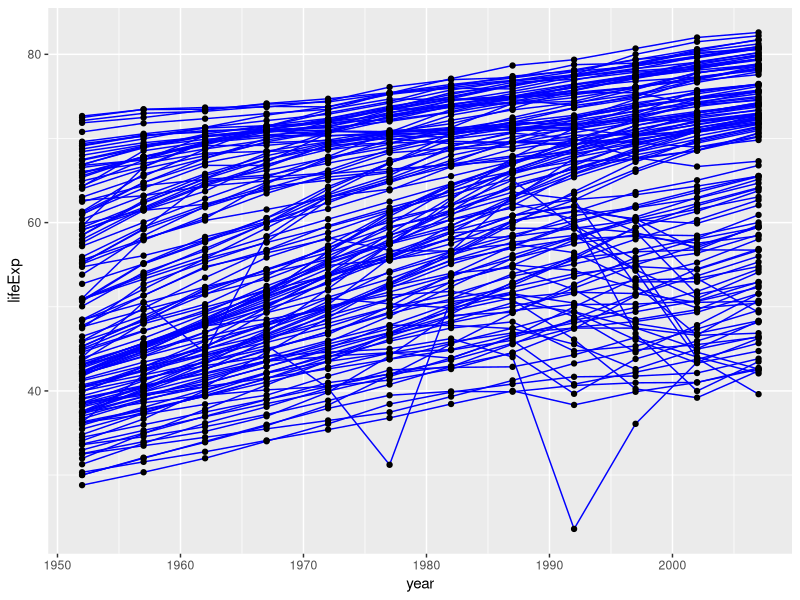
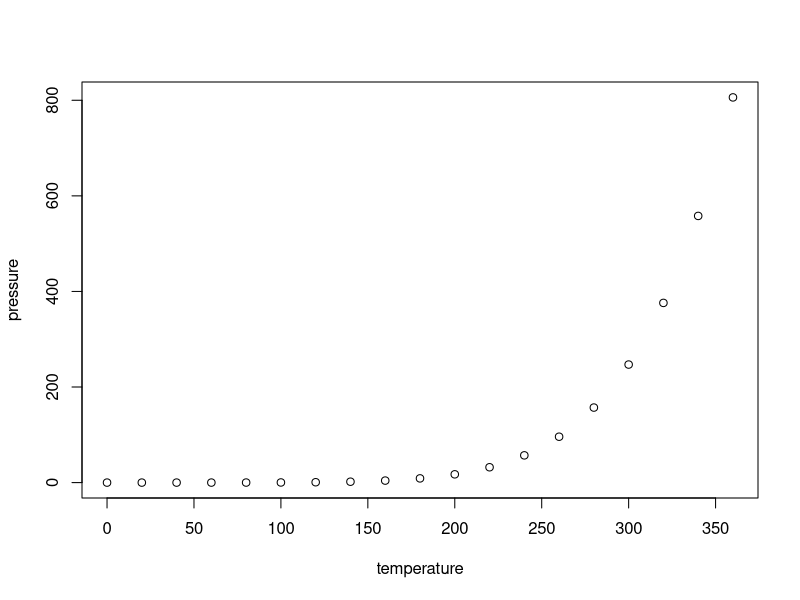

These figures' R source, in order:
## ---- chunk 1
knitr::opts_chunk$set(echo = TRUE)
## ---- chunk 2
library(ggplot2)
## ---- chunk 3
gapminder <- read.table("gapminder.txt",header = TRUE)
## ---- chunk 4
ggplot(data=gapminder,aes(x=year,y=lifeExp,by=country,))+
  geom_line(color = "blue")+
  geom_point()
## ---- chunk 5
summary(cars)
## ---- chunk 6
plot(pressure)
